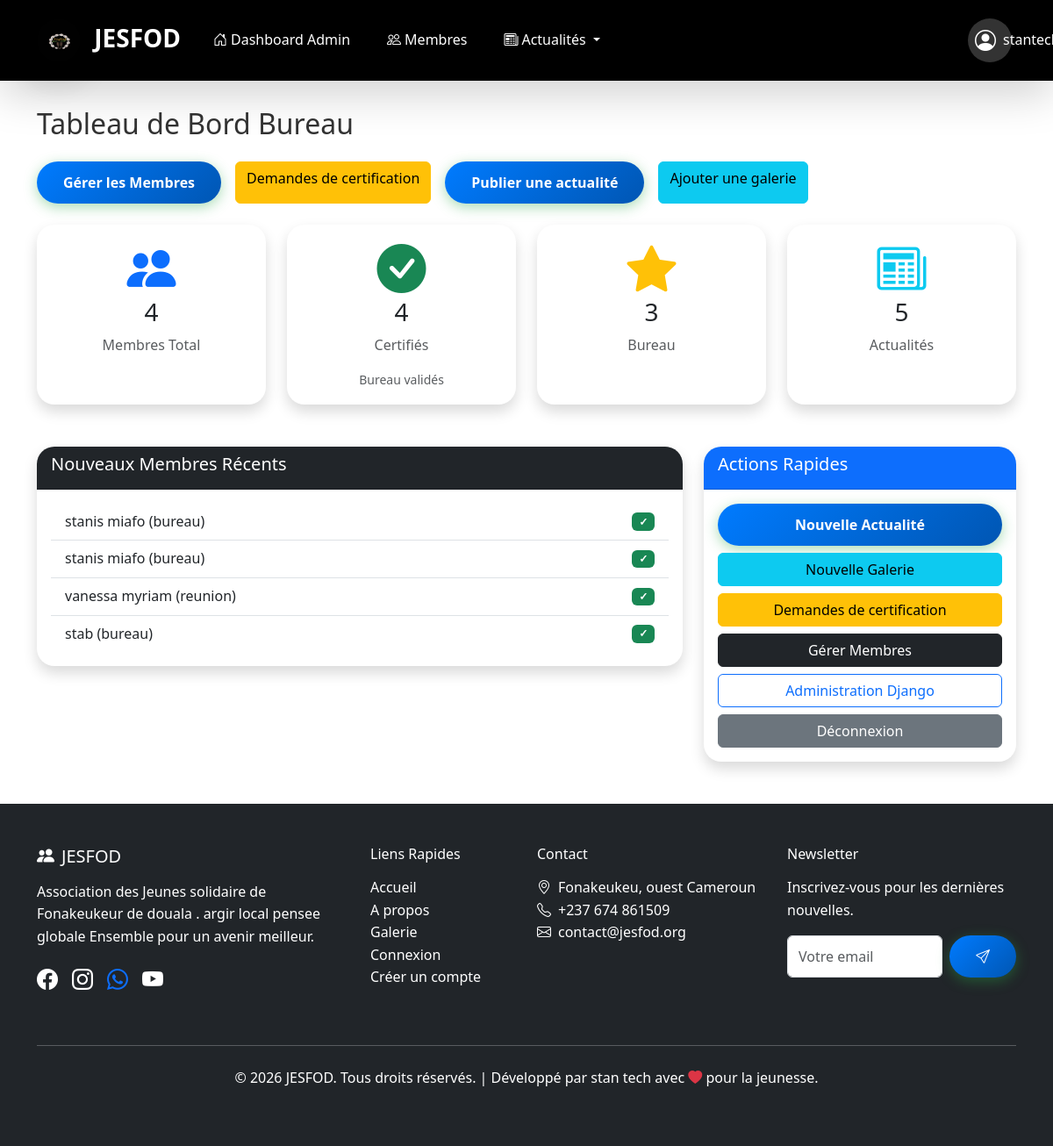
The app's page /adminjesfod/ (signed in), older data.
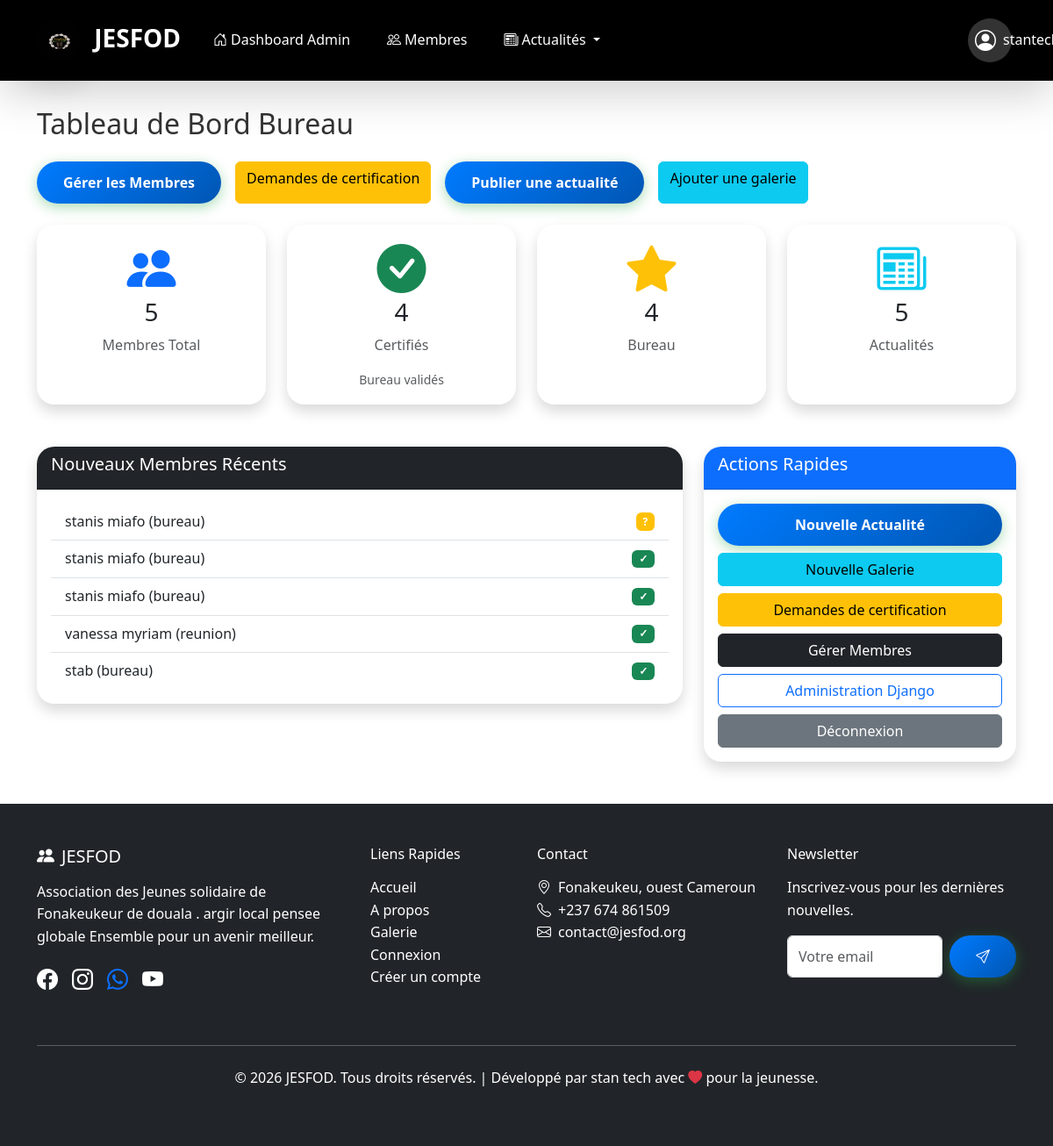
The same page, newer data.
### menber_JESFOD/models.py (models this page shows, shortened)
class Member(models.Model):
    ROLE_CHOICES = [
        ('bureau', 'Bureau Member'),
        ('reunion', 'Reunion Member'),
    ]
    SCHOOL_LEVEL_CHOICES = [
        ('primaire', 'Primaire'),
        ('college', 'Collège'),
        ('lycee', 'Lycée'),
        ('universite', 'Université'),
        ('master', 'Master'),
        ('doctorat', 'Doctorat'),
    ]
    user = models.OneToOneField(User, on_delete=models.CASCADE)
    name = models.CharField(max_length=100)
    email = models.EmailField()
    phone = models.CharField(max_length=20)
    address = models.TextField(blank=True)
    profile_photo = models.ImageField(upload_to='profiles/', blank=True, null=True)
    school_level = models.CharField(max_length=20, choices=SCHOOL_LEVEL_CHOICES, blank=True)
    role = models.CharField(max_length=10, choices=ROLE_CHOICES, default='reunion')
    is_certified = models.BooleanField(default=False)
    certification_date = models.DateTimeField(null=True, blank=True)
    activities = models.TextField(blank=True, help_text="Activités et responsabilités du membre")
    @property
    def is_bureau(self):
        return self.role == 'bureau'

### admin_JESFOD/views.py (the view)
# urls.py: path('', views.admin_dashboard, name='admin_dashboard'),
@login_required
@bureau_required
def admin_dashboard(request):
    total_members = Member.objects.count()
    certified_members = Member.objects.filter(is_certified=True).count()
    bureau_members = Member.objects.filter(role='bureau').count()
    total_news = News.objects.count()
    recent_members = Member.objects.order_by('-user__date_joined')[:5]
    context = {
        'total_members': total_members,
        'certified_members': certified_members,
        'bureau_members': bureau_members,
        'total_news': total_news,
        'recent_members': recent_members,
        'is_admin_page': True
    }
    return render(request, 'admin_JESFOD/dashboard.html', context)

### admin_JESFOD/views.py (called while the page is built)
def is_bureau(user):
    try:
        member = Member.objects.get(user=user)
        return member.is_bureau
    except Member.DoesNotExist:
        return False

### admin_JESFOD/templates/admin_JESFOD/dashboard.html (shortened to what this page needs)
{% extends 'base.html' %}
{% block content %}
<div class="container mt-5">
  <h2 class="mb-4">Tableau de Bord Bureau</h2>
  <div class="d-flex flex-wrap gap-3 mb-4">
    <a href="{% url 'member_list' %}" class="btn btn-primary">Gérer les Membres</a>
    <a href="{% url 'pending_certifications' %}" class="btn btn-warning">Demandes de certification</a>
    <a href="{% url 'news_create' %}" class="btn btn-success">Publier une actualité</a>
    <a href="{% url 'gallery_create' %}" class="btn btn-info">Ajouter une galerie</a>
  </div>
  <div class="row g-4 mb-5">
    <div class="col-md-3">
      <div class="card text-center shadow h-100">
        <div class="card-body">
          <i class="bi bi-people-fill display-4 text-primary mb-3"></i>
          <h3>{{ total_members }}</h3>
          <p class="text-muted">Membres Total</p>
        </div>
      </div>
    </div>
    <div class="col-md-3">
      <div class="card text-center shadow h-100">
        <div class="card-body">
          <i class="bi bi-check-circle-fill display-4 text-success mb-3"></i>
          <h3>{{ certified_members }}</h3>
          <p class="text-muted">Certifiés</p>
          <small class="text-muted d-block mt-2">Bureau validés</small>
        </div>
      </div>
    </div>
    <div class="col-md-3">
      <div class="card text-center shadow h-100">
        <div class="card-body">
          <i class="bi bi-star-fill display-4 text-warning mb-3"></i>
          <h3>{{ bureau_members }}</h3>
          <p class="text-muted">Bureau</p>
        </div>
      </div>
    </div>
    <div class="col-md-3">
      <div class="card text-center shadow h-100">
        <div class="card-body">
          <i class="bi bi-newspaper display-4 text-info mb-3"></i>
          <h3>{{ total_news }}</h3>
          <p class="text-muted">Actualités</p>
        </div>
      </div>
    </div>
  </div>
  <div class="row">
    <div class="col-md-8">
      <div class="card shadow">
        <div class="card-header bg-dark text-white">
          <h5>Nouveaux Membres Récents</h5>
        </div>
        <div class="card-body">
          <ul class="list-group list-group-flush">
            {% for member in recent_members %}
              <li class="list-group-item d-flex justify-content-between align-items-center">
                {{ member.name }} ({{ member.role }})
                <span class="badge {{ member.is_certified|yesno:'bg-success,bg-warning' }}">{{ member.is_certified|yesno:'✓,?' }}</span>
              </li>
            {% empty %}
              <li class="list-group-item text-muted">Aucun nouveau membre</li>
            {% endfor %}
          </ul>
        </div>
      </div>
    </div>
    <div class="col-md-4">
      <div class="card shadow">
        <div class="card-header bg-primary text-white">
          <h5>Actions Rapides</h5>
        </div>
        <div class="card-body">
          <a href="{% url 'news_create' %}" class="btn btn-success w-100 mb-2">Nouvelle Actualité</a>
          <a href="{% url 'gallery_create' %}" class="btn btn-info w-100 mb-2">Nouvelle Galerie</a>
          <a href="{% url 'pending_certifications' %}" class="btn btn-warning w-100 mb-2">Demandes de certification</a>
          <a href="{% url 'member_list' %}" class="btn btn-dark w-100 mb-2">Gérer Membres</a>
          <a href="/admin/" class="btn btn-outline-primary w-100 mb-2">Administration Django</a>
          <a href="{% url 'logout' %}" class="btn btn-secondary w-100">Déconnexion</a>
        </div>
      </div>
    </div>
  </div>
</div>
{% endblock %}

Row changes from the older to the newer data that the page shows:
added Member: name "stanis miafo", role "bureau", is_certified "?"
Text that changed along with them:
{{ total_members }}: "4" → "5"
{{ bureau_members }}: "3" → "4"
